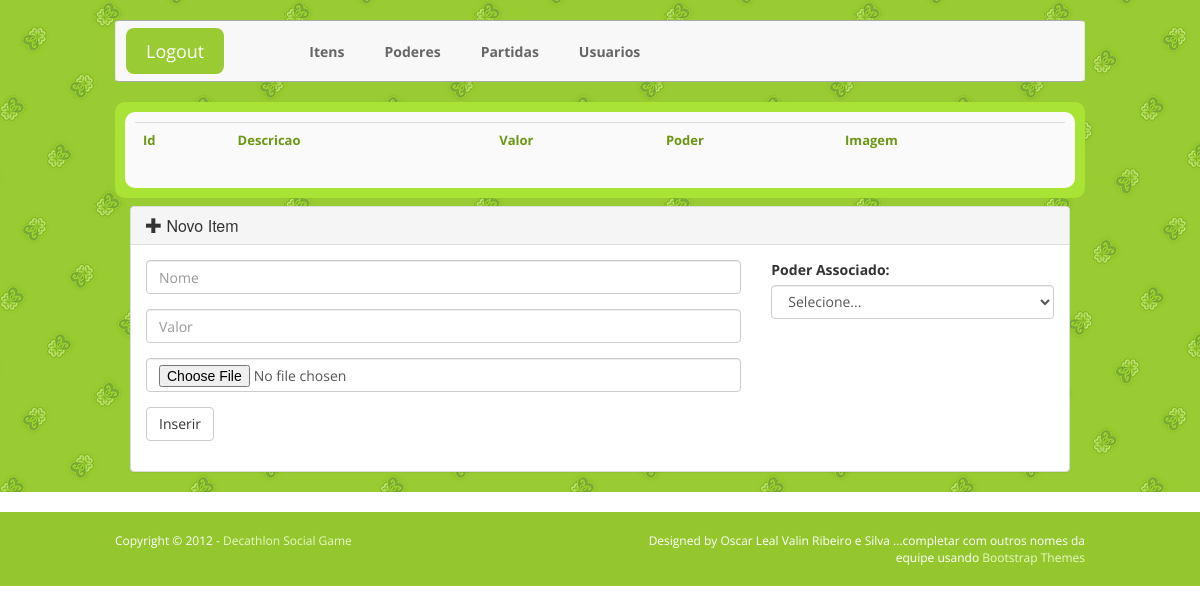
The page /view/admin/itens.php on the database as committed earlier.
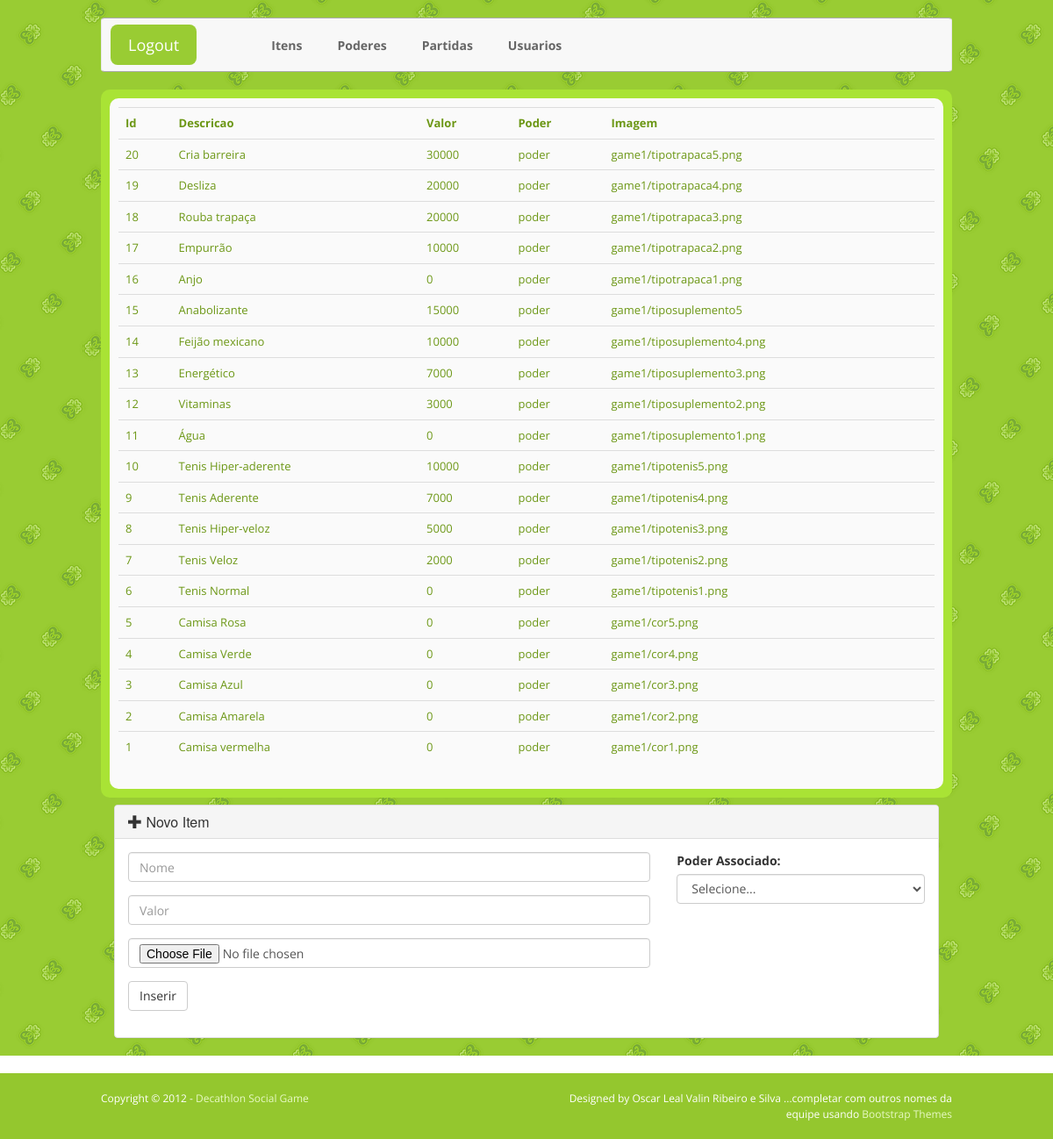
The same page on the database as committed later.
### tables this page shows
CREATE TABLE IF NOT EXISTS `itens` (
  `id_itens` bigint(20) NOT NULL AUTO_INCREMENT,
  `descricao` varchar(30) NOT NULL,
  `valor` double NOT NULL,
  `path_image_item` varchar(255) DEFAULT NULL,
  PRIMARY KEY (`id_itens`)
);

### controller/itensController.php (called while the page is built, shortened)
<?php
class itensController {
    function listItens() {
        $itensDAO = new itensDAO();
        return $itensDAO->ObterPorTodos();
    }
}

### persistence/daos/itensDAO.php (called while the page is built, shortened)
<?php
require_once 'entidades/itensBE.php';
require_once 'conexaoBanco.php';
class itensDAO{
    public function ObterPorTodos(){
    	$conexao = new conexaoBanco();
    	$conexao->conectar();
    	$stmt = $conexao->pdo->prepare('SELECT id_itens, descricao, valor, path_image_item FROM itens ORDER BY id_itens DESC');
    	$stmt->execute();
    	$retorno = $stmt->fetchAll(PDO::FETCH_ASSOC);
    	$lista = array();
    	$i = 0;
    	foreach( $retorno as $row ){
    		$itensBE = new itensBE();
		    $itensBE->setId_itens($row['id_itens']);
		    $itensBE->setDescricao($row['descricao']);
		    $itensBE->setValor($row['valor']);
                    $itensBE->setPath_image_item($row['path_image_item']);
    		$lista[$i] = $itensBE;
    		$i++;
    	}
    	return $lista;
    }
}
?>

### persistence/daos/conexaoBanco.php (called while the page is built, shortened)
<?php
class conexaoBanco{
	public function conectar(){
		$dsn = 'mysql:host=localhost;port=3306;dbname=DBDecathlon';
		$usuario = 'root';
		$senha = '';
		$opcoes = array(
			PDO::ATTR_PERSISTENT => true,
			PDO::ATTR_CASE => PDO::CASE_LOWER,
                        PDO::ATTR_EMULATE_PREPARES => true,
                        PDO::ERRMODE_WARNING => true,
                        PDO::ERRMODE_EXCEPTION => true
		);
		try {
			$this->pdo = new PDO($dsn, $usuario, $senha, $opcoes);
		} catch (PDOException $e) {
			echo 'Erro: '.$e->getMessage();
		}
	}
}
?>

### persistence/daos/entidades/itensBE.php (called while the page is built)
<?php
class itensBE{
    private $id_itens;
    private $descricao;
    private $valor;
    private $path_image_item;
   public function getPath_image_item() {
       return $this->path_image_item;
   }
   public function setPath_image_item($path_image_item) {
       $this->path_image_item = $path_image_item;
   }
   public function setId_itens($id_itens){
       $this->id_itens = $id_itens;
   }
    public function getId_itens(){
        return $this->id_itens;
    }
    public function setDescricao($descricao){
        $this->descricao = $descricao;
    }
    public function getDescricao(){
        return $this->descricao;
    }
    public function setValor($valor){
        $this->valor = $valor;
    }
    public function getValor(){
        return $this->valor;
    }
}
?>

### view/admin/itens.php (the view, shortened to what the changed rows need)
<?php
$bigButtons = array("Logout" => "../../index.php");
$navLinks = array("Itens" => "itens.php",
    "Poderes"=>"poderes.php",
    "Partidas" => "partidas.php",
    "Usuarios" => "usuarios.php");
include_once '../template/head.php';
include_once '../template/bodyHeaderContainer.php';
require_once '../../controller/itensController.php';
require_once '../../persistence/daos/itensDAO.php';
require_once '../../persistence/daos/entidades/itensBE.php';
$itensController = new itensController();
$listItens = $itensController->listItens();
?>
<div class="col-md-12 col-sm-12">
    <div class="news">
        <div class="letter">
            <table class="table table-hover">
                <tr>
                    <th>Id</th>
                    <th>Descricao</th>
                    <th>Valor</th>
                    <th>Poder</th>
                    <th>Imagem</th>
                </tr>
                <?php foreach ($listItens as $keyItens => $valItens) { ?>
                    <tr>
                        <td><?php echo $valItens->getId_itens() ?></td>
                        <td><?php echo $valItens->getDescricao() ?></td>
                        <td><?php echo $valItens->getValor() ?></td>
                        <td><?php echo "poder" ?></td>
                        <td><?php echo $valItens->getPath_image_item() ?></td>
                    </tr>
                <?php } ?>
            </table>
        </div>
    </div>
</div>
<?php include_once '../template/bodyFooter.php'; ?>

### view/template/bodyHeaderContainer.php (shortened to what the changed rows need)
<body>
    <header>
        <div class="navi">
            <div class="container">
                <div class="navbar navbar-default bs-docs-nav" role="banner">
                    <?php foreach ($bigButtons as $nameButton => $urlButton) { ?>
                        <div class="navbar-header">
                            <a class="navbar-brand" href="<?php echo $urlButton ?>"><?php echo $nameButton ?></a>
                        </div>
                    <?php } ?>
                    <nav class="collapse navbar-collapse bs-navbar-collapse navbar-left" role="navigation">
                        <ul class="nav navbar-nav ">
                            <?php foreach ($navLinks as $nameLink => $urlLink) { ?>
                                <li>
                                    <a href="<?php echo $urlLink ?>"><?php echo $nameLink ?></a>
                                </li>
                            <?php } ?>
                        </ul>
                    </nav>
                </div>
                            </div>
                            </div>
                            <div class="container">
                                <div class="row">

Rows that differ between the two databases and show on the page:
added itens: id_itens "20", descricao "Cria barreira", valor "30000", path_image_item "game1/tipotrapaca5.png"
added itens: id_itens "19", descricao "Desliza", valor "20000", path_image_item "game1/tipotrapaca4.png"
added itens: id_itens "18", descricao "Rouba trapaça", valor "20000", path_image_item "game1/tipotrapaca3.png"
added itens: id_itens "17", descricao "Empurrão", valor "10000", path_image_item "game1/tipotrapaca2.png"
added itens: id_itens "16", descricao "Anjo", valor "0", path_image_item "game1/tipotrapaca1.png"
added itens: id_itens "15", descricao "Anabolizante", valor "15000", path_image_item "game1/tiposuplemento5"
added itens: id_itens "14", descricao "Feijão mexicano", valor "10000", path_image_item "game1/tiposuplemento4.png"
added itens: id_itens "13", descricao "Energético", valor "7000", path_image_item "game1/tiposuplemento3.png"
added itens: id_itens "12", descricao "Vitaminas", valor "3000", path_image_item "game1/tiposuplemento2.png"
added itens: id_itens "11", descricao "Água", valor "0", path_image_item "game1/tiposuplemento1.png"
added itens: id_itens "10", descricao "Tenis Hiper-aderente", valor "10000", path_image_item "game1/tipotenis5.png"
added itens: id_itens "9", descricao "Tenis Aderente", valor "7000", path_image_item "game1/tipotenis4.png"
added itens: id_itens "8", descricao "Tenis Hiper-veloz", valor "5000", path_image_item "game1/tipotenis3.png"
added itens: id_itens "7", descricao "Tenis Veloz", valor "2000", path_image_item "game1/tipotenis2.png"
added itens: id_itens "6", descricao "Tenis Normal", valor "0", path_image_item "game1/tipotenis1.png"
added itens: id_itens "5", descricao "Camisa Rosa", valor "0", path_image_item "game1/cor5.png"
added itens: id_itens "4", descricao "Camisa Verde", valor "0", path_image_item "game1/cor4.png"
added itens: id_itens "3", descricao "Camisa Azul", valor "0", path_image_item "game1/cor3.png"
added itens: id_itens "2", descricao "Camisa Amarela", valor "0", path_image_item "game1/cor2.png"
added itens: id_itens "1", descricao "Camisa vermelha", valor "0", path_image_item "game1/cor1.png"
